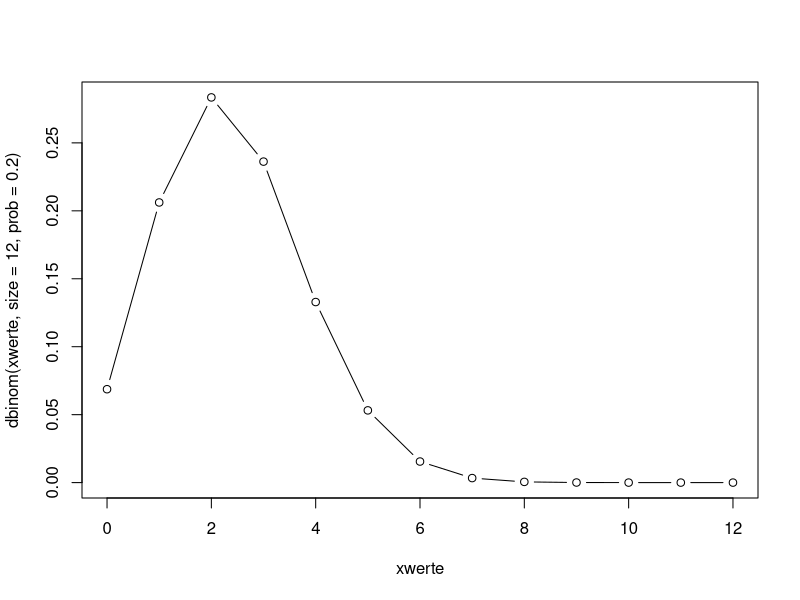
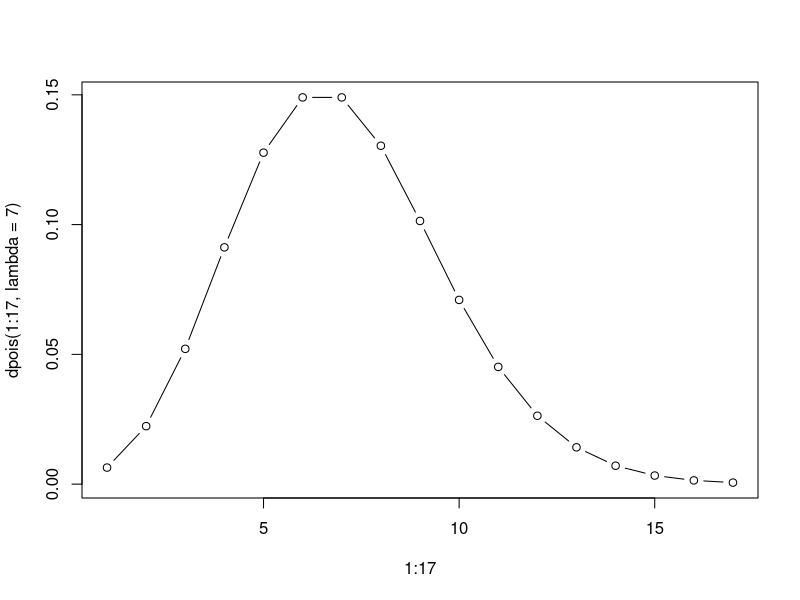

Generate these figures, in order, with R:
# apropos("frame")

# Wahrscheinlichkeitsrechnung

# Fakultaet
factorial(5)

# Kombinationen (ohne Zuruecklegen, ohne Beachtung Reihenfolge)
choose(42, 6)
combn(4, 2)

# Permutation (ohne Zuruecklegen, mit Beachtung Reihenfolge)
choose(4, 2) * factorial(2)

perm <- function(n, k){
  factorial(n) / (factorial(n-k))
}

# oder ueber das Package 'combinat'
install.packages("combinat")
require(combinat)
permn(3)
combn(3,2)

# etwas Formatierungen
format(1234567.891011, digits=15, decimal.mark=",",
       big.mark="'", small.mark=" ", small.interval=3)


# Aufgabe:
# Eine Multiple-Choise-Prüfungen besteht aus 12 Fragen. Jede
# Fragen gibt 5 verschiedenen Antworten, von denen aber nur jeweils
# eine Antwort richtig ist. Ein Student löst die Aufgaben nach dem
# Zufallsprinzip. Bestimmen Sie die Wahrscheinlichkeit dafür, dass der
# Student maximal vier korrekte Antworten gibt.

# ?pbinom
# d=density (Hoehe Saeule), p=kumuliert (von 0 bis Zahl), q=(Quantil, Umkehrung, resp. Invers), 
# r=(random, Zufallszahlen nach dieser Methode)

# Genau 4 Fragen richtig
dbinom(4, size = 12, prob = 0.2)

# Maximal 4 Fragen richtig
dbinom(4, size = 12, prob = 0.2) +
  + dbinom(3, size = 12, prob = 0.2)+
  + dbinom(2, size = 12, prob = 0.2)+
  + dbinom(1, size = 12, prob = 0.2)+
  + dbinom(0, size = 12, prob = 0.2)

# oder eben
pbinom(4, size = 12, prob = .2)

# Wie gross ist die Wahrscheinlichkeit 6 und mehr richtig zu haben
# resp. die Prüfung zu bestehen?
1- pbinom(5, size = 12, prob = .2)
# (entspricht dem rechten Teil des Säulendiagramms)

# oder mit lower Tail
pbinom(5, size = 12, .2, lower.tail = FALSE)

# Wahrscheinlichkeitsverteilung plotten
xwerte <- 0:12
plot(xwerte, dbinom(xwerte, size = 12, prob = .2), type = "b")

# Poissionverteilung
# Bei sehr kleinen Wahrscheinlichkeiten die über einen 
# Zeitraum betrachet werden wir das Poission-Modell verwendet

# Aufgabe:
# Eine Brücke wird durchschnittlich von sieben Autos pro
# Minute passiert. Wie gross ist die Wahrscheinlichkeit, dass sich in
# einer Minute mehr als 17 Autos auf der Brücke befinden?

ppois(16, lambda = 7, lower.tail = FALSE)
plot(1:17, dpois(1:17, lambda = 7), type = "b")
